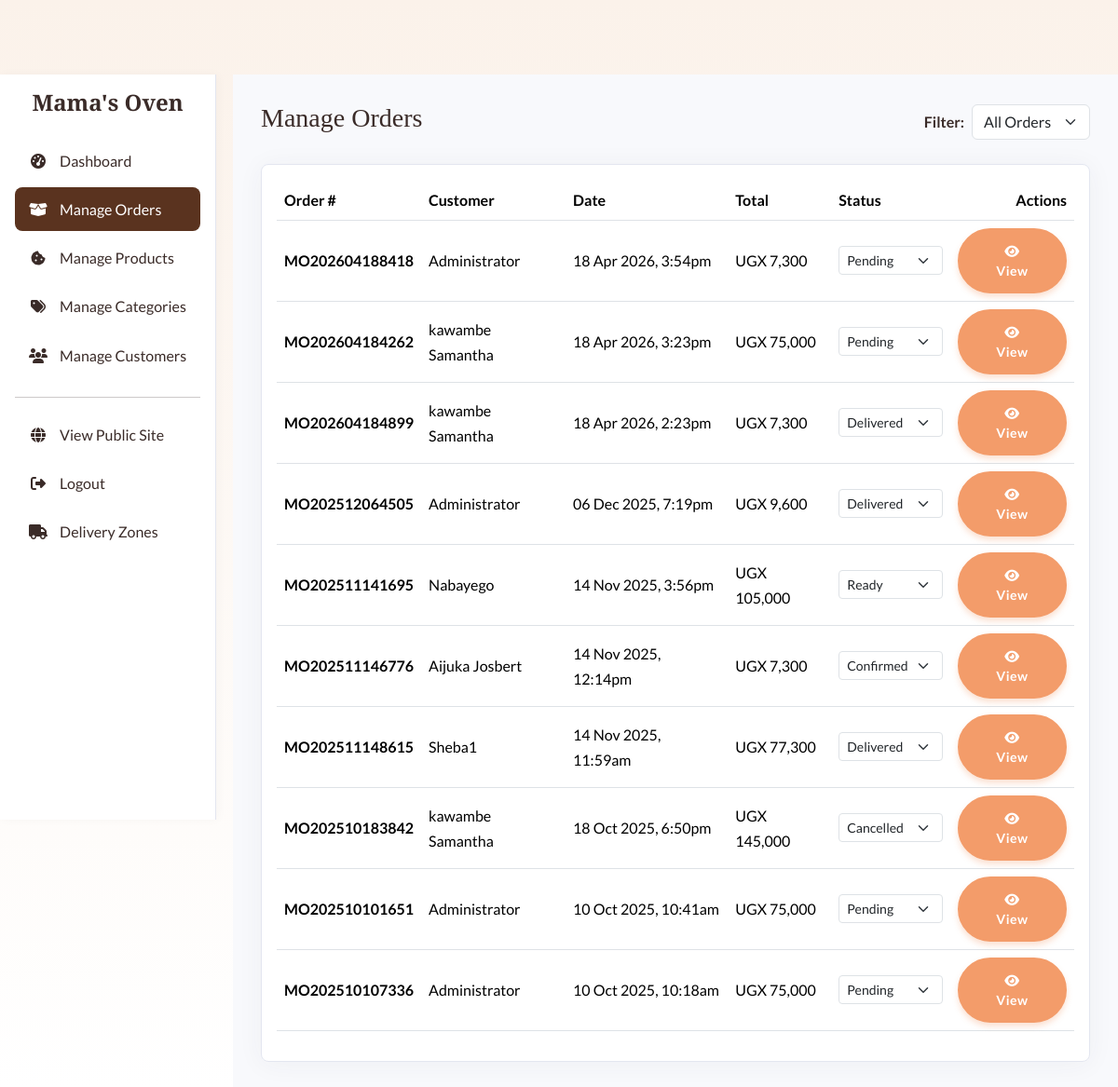
The app's page /admin/orders.php (signed in) with its own data.
### tables this page shows
CREATE TABLE `orders` (
  `id` int(11) NOT NULL AUTO_INCREMENT,
  `user_id` int(11) NOT NULL,
  `order_number` varchar(32) NOT NULL,
  `total_amount` decimal(10,2) NOT NULL,
  `status` varchar(20) NOT NULL DEFAULT 'pending',
  `delivery_address` varchar(255) NOT NULL,
  `delivery_phone` varchar(30) NOT NULL,
  `special_instructions` varchar(255) DEFAULT NULL,
  `cancellation_reason` varchar(255) DEFAULT NULL,
  `cancelled_by` varchar(50) DEFAULT NULL,
  `cancelled_at` timestamp NULL DEFAULT NULL,
  `created_at` timestamp NULL DEFAULT current_timestamp(),
  `updated_at` timestamp NULL DEFAULT current_timestamp() ON UPDATE current_timestamp(),
  `paid_at` timestamp NULL DEFAULT NULL,
  `promo_code_id` int(11) DEFAULT NULL,
  `discount_amount` decimal(10,2) DEFAULT 0.00,
  `review_reminder_sent` tinyint(1) DEFAULT 0,
  PRIMARY KEY (`id`),
  UNIQUE KEY `order_number` (`order_number`),
  KEY `user_id` (`user_id`),
  KEY `idx_orders_status` (`status`),
  KEY `idx_orders_user_status` (`user_id`,`status`),
  KEY `orders_ibfk_promo_code` (`promo_code_id`),
  CONSTRAINT `orders_ibfk_1` FOREIGN KEY (`user_id`) REFERENCES `users` (`id`) ON DELETE CASCADE,
  CONSTRAINT `orders_ibfk_promo_code` FOREIGN KEY (`promo_code_id`) REFERENCES `promo_codes` (`id`) ON DELETE SET NULL
);

CREATE TABLE `users` (
  `id` int(11) NOT NULL AUTO_INCREMENT,
  `username` varchar(50) NOT NULL,
  `email` varchar(100) NOT NULL,
  `password` varchar(255) NOT NULL,
  `full_name` varchar(100) NOT NULL,
  `phone` varchar(30) NOT NULL DEFAULT '',
  `address` varchar(255) DEFAULT NULL,
  `role` enum('admin','customer') NOT NULL DEFAULT 'customer',
  `created_at` timestamp NULL DEFAULT current_timestamp(),
  `verification_code` varchar(10) DEFAULT NULL,
  `is_verified` tinyint(1) DEFAULT 0,
  PRIMARY KEY (`id`),
  UNIQUE KEY `username` (`username`),
  UNIQUE KEY `email` (`email`)
);

### admin/orders.php (the view, shortened to what this page needs)
<?php
require_once __DIR__ . '/includes/header.php';
$status_filter = $_GET['status'] ?? '';
$sql = "SELECT o.id, o.order_number, o.total_amount, o.status, o.created_at, u.full_name
        FROM orders o
        JOIN users u ON o.user_id = u.id";
$sql .= " ORDER BY o.created_at DESC";
try {
    $stmt = $pdo->prepare($sql);
    $stmt->execute();
    $orders = $stmt->fetchAll();
} catch (PDOException $e) {
    $error_message = "Could not fetch orders: " . $e->getMessage();
    $orders = [];
}
?>
<div class="d-flex justify-content-between align-items-center mb-4">
    <h1 class="h3">Manage Orders</h1>
    <form method="GET" class="d-flex align-items-center">
        <label for="status-filter" class="form-label me-2 mb-0">Filter:</label>
        <select class="form-select w-auto" id="status-filter" name="status" onchange="this.form.submit()">
            <option value="all" <?php echo ($status_filter === 'all' || $status_filter === '') ? 'selected' : ''; ?>>All Orders</option>
        </select>
    </form>
</div>
<div class="card shadow">
    <div class="card-body">
        <div class="table-responsive">
            <table class="table table-hover align-middle">
                <thead>
                    <tr>
                        <th>Order #</th>
                        <th>Customer</th>
                        <th>Date</th>
                        <th>Total</th>
                        <th>Status</th>
                        <th class="text-end">Actions</th>
                    </tr>
                </thead>
                <tbody>
                    <?php if (empty($orders)): ?>
                        <tr><td colspan="6" class="text-center">No orders found matching this filter.</td></tr>
                    <?php else: ?>
                        <?php foreach ($orders as $order): ?>
                            <tr>
                                <td><strong><?php echo htmlspecialchars($order['order_number']); ?></strong></td>
                                <td><?php echo htmlspecialchars($order['full_name']); ?></td>
                                <td><?php echo date('d M Y, g:ia', strtotime($order['created_at'])); ?></td>
                                <td>UGX <?php echo number_format($order['total_amount']); ?></td>
                                <td>
                                    <form method="POST" class="d-inline-flex">
                                        <select name="status" class="form-select form-select-sm" onchange="this.form.submit()">
                                            <option value="pending" <?php echo ($order['status'] === 'pending') ? 'selected' : ''; ?>>Pending</option>
                                            <option value="confirmed" <?php echo ($order['status'] === 'confirmed') ? 'selected' : ''; ?>>Confirmed</option>
                                            <option value="ready" <?php echo ($order['status'] === 'ready') ? 'selected' : ''; ?>>Ready</option>
                                            <option value="delivered" <?php echo ($order['status'] === 'delivered') ? 'selected' : ''; ?>>Delivered</option>
                                            <option value="cancelled" <?php echo ($order['status'] === 'cancelled') ? 'selected' : ''; ?>>Cancelled</option>
                                        </select>
                                    </form>
                                </td>
                                <td class="text-end">
                                    <a href="order_details.php?id=<?php echo $order['id']; ?>" class="btn btn-sm btn-primary">
                                        <i class="fas fa-eye"></i> View
                                    </a>
                                </td>
                            </tr>
                        <?php endforeach; ?>
                    <?php endif; ?>
                </tbody>
            </table>
        </div>
    </div>
</div>
<?php require_once __DIR__ . '/includes/footer.php'; ?>

### assets/css/style.css (style rules this page uses)
:root { --font-heading: 'Playfair Display', serif; --font-body: 'Lato', sans-serif; --color-primary: #5A331F; --color-secondary: #F5D1B1; --color-background: #FBF2EA; --color-text: #3A2B28; --color-text-light: #867670; --color-accent: #F39C6A; --color-white: #FFFFFF; --color-border: #EAD6C4; --color-success: #5D9C59; --color-danger: #DF2E38; }
body { font-family: var(--font-body); color: var(--color-text); background-color: var(--color-background); padding-top: 80px; line-height: 1.7; }
h1, h2, h3, h4, h5, h6 { font-family: var(--font-heading); font-weight: 700; color: var(--color-text); }
a { color: var(--color-primary); text-decoration: none; transition: color 0.3s ease; }
.btn { font-weight: 700; padding: 12px 30px; border-radius: 50px; border: 2px solid transparent; transition: all 0.3s ease; letter-spacing: 0.5px; }
.btn-primary { background-color: var(--color-primary); border-color: var(--color-primary); color: var(--color-white); }
.form-label { font-weight: 700; color: var(--color-text); margin-bottom: 8px; }
.card.shadow { border: none; border-radius: 15px; box-shadow: 0 10px 40px rgba(0,0,0,0.08) !important; }
.btn-primary { background-color: #F39C6A; border-color: #F39C6A; box-shadow: 0 4px 6px rgba(243, 156, 106, 0.3); }
body { background: linear-gradient(to bottom, #FBF2EA 0%, #FFFFFF 100%); min-height: 100vh; }
.admin-main-content .card { border: 1px solid #e3e6f0; border-radius: 0.5rem; box-shadow: 0 0.15rem 1.75rem 0 rgba(58, 59, 69, 0.05) !important; }

### records on screen
orders: order_number "MO202604188418", user.full_name "Administrator", created_at "18 Apr 2026, 3:54pm", total_amount "7,300", status "Pending"
orders: order_number "MO202604184262", user.full_name "kawambe Samantha", created_at "18 Apr 2026, 3:23pm", total_amount "75,000", status "Pending"
orders: order_number "MO202604184899", user.full_name "kawambe Samantha", created_at "18 Apr 2026, 2:23pm", total_amount "7,300", status "Delivered"
orders: order_number "MO202512064505", user.full_name "Administrator", created_at "06 Dec 2025, 7:19pm", total_amount "9,600", status "Delivered"
orders: order_number "MO202511141695", user.full_name "Nabayego", created_at "14 Nov 2025, 3:56pm", total_amount "105,000", status "Ready"
orders: order_number "MO202511146776", user.full_name "Aijuka Josbert", created_at "14 Nov 2025, 12:14pm", total_amount "7,300", status "Confirmed"
orders: order_number "MO202511148615", user.full_name "Sheba1", created_at "14 Nov 2025, 11:59am", total_amount "77,300", status "Delivered"
orders: order_number "MO202510183842", user.full_name "kawambe Samantha", created_at "18 Oct 2025, 6:50pm", total_amount "145,000", status "Cancelled"
orders: order_number "MO202510101651", user.full_name "Administrator", created_at "10 Oct 2025, 10:41am", total_amount "75,000", status "Pending"
orders: order_number "MO202510107336", user.full_name "Administrator", created_at "10 Oct 2025, 10:18am", total_amount "75,000", status "Pending"

### other values on screen
SITE_NAME "Mama's Oven"
